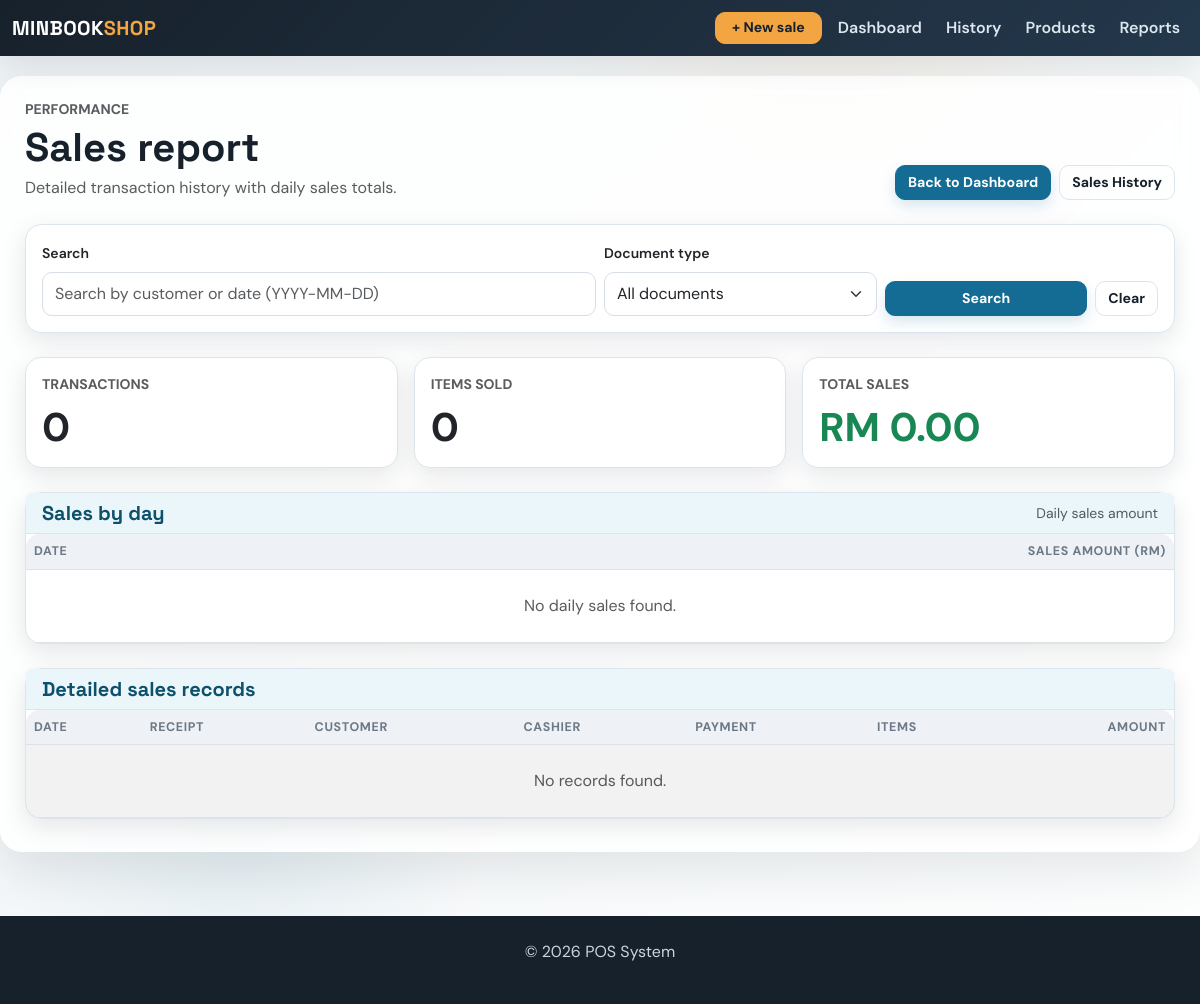
The app's page /sales/records, older data.
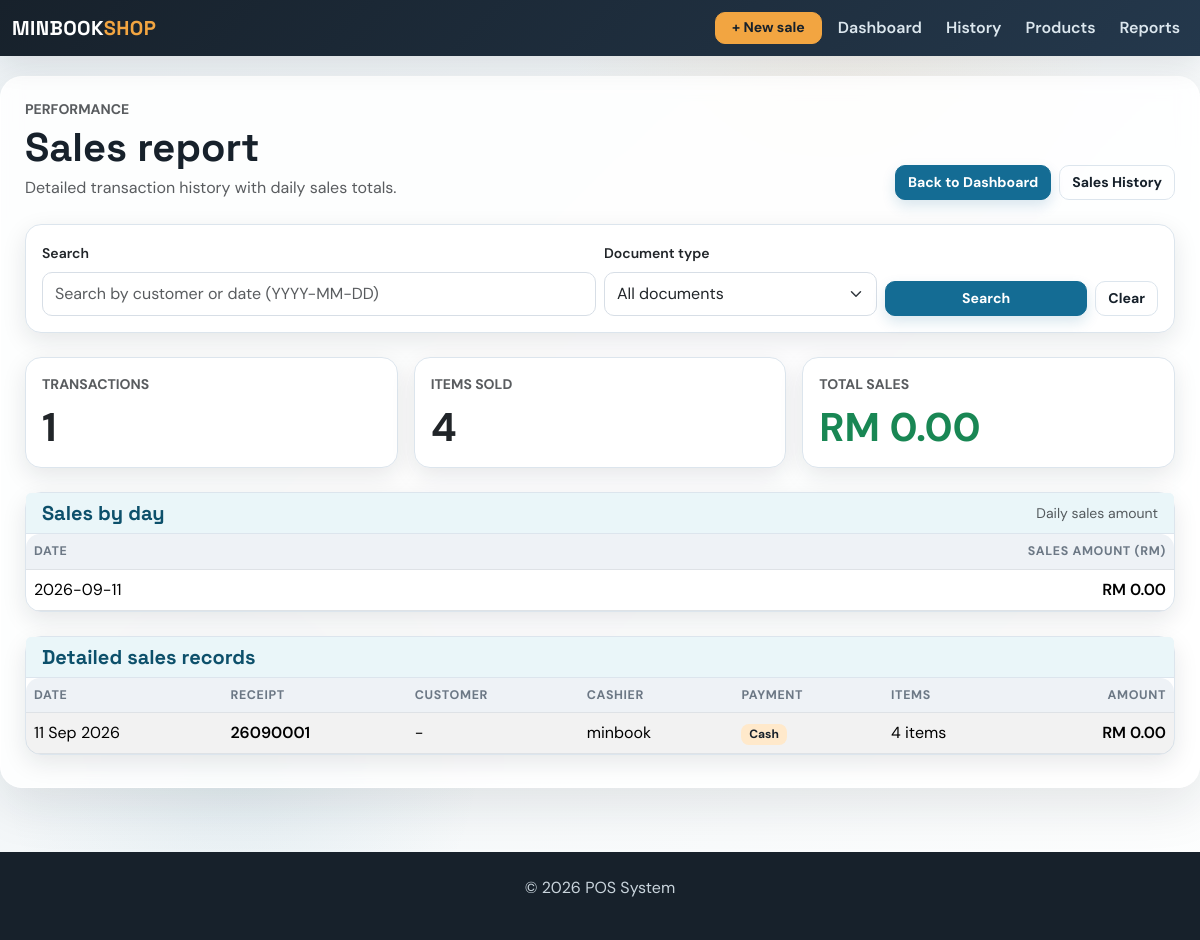
The same page, newer data.
### app/models.py (models this page shows, shortened)
class Sale(db.Model):
    id = db.Column(db.Integer, primary_key=True)
    amount = db.Column(db.Float, nullable=False)
    date = db.Column(db.Date, default=datetime.utcnow)
    user_id = db.Column(db.Integer, db.ForeignKey('user.id'), nullable=False)  # ForeignKey to User
    user = db.relationship('User', backref=db.backref('sales', lazy=True))  # Relationship with User
    product_id = db.Column(db.Integer, db.ForeignKey('product.id'), nullable=True)  # Legacy first product
    product = db.relationship('Product', backref=db.backref('sales', lazy=True))  # Relationship with Product
    quantity = db.Column(db.Integer, nullable=True)  # Legacy total quantity
    payment_method = db.Column(db.String(20), nullable=False, default='Cash')
    customer_name = db.Column(db.String(120), nullable=True)
    document_type = db.Column(db.String(20), nullable=False, default='receipt')
    discount = db.Column(db.Float, nullable=False, default=0.00)
    deposit = db.Column(db.Float, nullable=False, default=0.00)
    items = db.relationship('SaleItem', back_populates='sale', cascade='all, delete-orphan')

class User(db.Model):
    id = db.Column(db.Integer, primary_key=True)
    username = db.Column(db.String(100), unique=True, nullable=False)
    email = db.Column(db.String(120), unique=True, nullable=False)
    password = db.Column(db.String(200), nullable=False)
    role = db.Column(db.String(50), default='cashier')  # can be admin, manager, cashier

### app/routes.py (the view)
@main.route('/sales/records')
def sales_records():
    search_term = (request.args.get('search', '') or '').strip()
    selected_document_type = (request.args.get('document_type', '') or '').lower().strip()
    if selected_document_type not in {'receipt', 'invoice', ''}:
        selected_document_type = ''
    sales_query = Sale.query.order_by(Sale.date.desc(), Sale.id.desc())
    if selected_document_type:
        sales_query = sales_query.filter(Sale.document_type == selected_document_type)
    if search_term:
        try:
            parsed_date = datetime.strptime(search_term, '%Y-%m-%d').date()
            sales_query = sales_query.filter(Sale.date == parsed_date)
        except ValueError:
            sales_query = sales_query.filter(Sale.customer_name.ilike(f'%{search_term}%'))
    sales = sales_query.all()
    total_amount = round(sum(sale.amount for sale in sales), 2)
    total_items = sum(sum(item.quantity for item in sale.items) for sale in sales)
    daily_totals = {}
    for sale in sales:
        daily_key = sale.date.isoformat()
        daily_totals[daily_key] = round(daily_totals.get(daily_key, 0) + sale.amount, 2)
    daily_sales = [
        {'date': day, 'amount': round(amount, 2)}
        for day, amount in sorted(daily_totals.items(), key=lambda item: item[0], reverse=True)
    ]
    return render_template(
        'sales_records.html',
        sales=sales,
        search_term=search_term,
        total_sales=total_amount,
        total_transactions=len(sales),
        total_items=total_items,
        daily_sales=daily_sales,
        selected_document_type=selected_document_type,
    )

### app/routes.py (called while the page is built)
@main.app_context_processor
def inject_now():
    return {'current_year': datetime.now().year}

### app/templates/sales_records.html (shortened to what this page needs)
{% extends 'base.html' %}
{% block content %}
<div class="d-flex flex-wrap justify-content-between align-items-end gap-3 mb-4">
    <div>
        <p class="text-uppercase text-muted small fw-bold mb-1">Performance</p>
        <h1 class="mb-1">Sales report</h1>
        <p class="text-muted mb-0">Detailed transaction history with daily sales totals.</p>
    </div>
    <div class="d-flex gap-2">
        <a href="{{ url_for('main.dashboard') }}" class="btn btn-primary">Back to Dashboard</a>
        <a href="{{ url_for('main.sales') }}" class="btn btn-outline-secondary">Sales History</a>
    </div>
</div>
<div class="card mb-4">
    <div class="card-body">
        <form method="get" action="{{ url_for('main.sales_records') }}" class="row g-2 align-items-end">
            <div class="col-md-6">
                <label class="form-label small fw-semibold">Search</label>
                <input type="text" name="search" class="form-control" placeholder="Search by customer or date (YYYY-MM-DD)" value="{{ search_term }}">
            </div>
            <div class="col-md-3">
                <label class="form-label small fw-semibold">Document type</label>
                <select name="document_type" class="form-select">
                    <option value="">All documents</option>
                </select>
            </div>
            <div class="col-md-3 d-flex gap-2">
                <button class="btn btn-primary flex-grow-1" type="submit">Search</button>
                <a href="{{ url_for('main.sales_records') }}" class="btn btn-outline-secondary">Clear</a>
            </div>
        </form>
    </div>
</div>
<div class="row g-3 mb-4">
    <div class="col-md-4">
        <div class="card h-100">
            <div class="card-body">
                <div class="text-uppercase text-muted small fw-bold">Transactions</div>
                <div class="display-6 fw-bold mt-2">{{ total_transactions }}</div>
            </div>
        </div>
    </div>
    <div class="col-md-4">
        <div class="card h-100">
            <div class="card-body">
                <div class="text-uppercase text-muted small fw-bold">Items Sold</div>
                <div class="display-6 fw-bold mt-2">{{ total_items }}</div>
            </div>
        </div>
    </div>
    <div class="col-md-4">
        <div class="card h-100">
            <div class="card-body">
                <div class="text-uppercase text-muted small fw-bold">Total Sales</div>
                <div class="display-6 fw-bold mt-2 text-success">RM {{ '{:,.2f}'.format(total_sales) }}</div>
            </div>
        </div>
    </div>
</div>
<div class="card mb-4">
    <div class="card-header d-flex justify-content-between align-items-center">
        <h5 class="mb-0">Sales by day</h5>
        <span class="small text-muted">Daily sales amount</span>
    </div>
    <div class="table-responsive">
        <table class="table mb-0">
            <thead>
                <tr>
                    <th>Date</th>
                    <th class="text-end">Sales Amount (RM)</th>
                </tr>
            </thead>
            <tbody>
                {% for day in daily_sales %}
                <tr>
                    <td>{{ day.date }}</td>
                    <td class="text-end fw-semibold">RM {{ '{:,.2f}'.format(day.amount) }}</td>
                </tr>
                {% else %}
                <tr>
                    <td colspan="2" class="text-center text-muted py-4">No daily sales found.</td>
                </tr>
                {% endfor %}
            </tbody>
        </table>
    </div>
</div>
<div class="card">
    <div class="card-header">
        <h5 class="mb-0">Detailed sales records</h5>
    </div>
    <div class="table-responsive">
        <table class="table table-striped mb-0 align-middle">
            <thead>
                <tr>
                    <th>Date</th>
                    <th>{{ 'Invoice' if selected_document_type == 'invoice' else 'Receipt' }}</th>
                    <th>Customer</th>
                    <th>Cashier</th>
                    <th>Payment</th>
                    <th>Items</th>
                    <th class="text-end">Amount</th>
                </tr>
            </thead>
            <tbody>
                {% for sale in sales %}
                <tr>
                    <td>{{ sale.date.strftime('%d %b %Y') }}</td>
                    <td class="fw-semibold">{% if sale.document_type == 'invoice' %}{{ sale.date.strftime('%y%m') }}{{ '%04d'|format(sale.id) }}{% else %}{{ sale.date.strftime('%y%m') }}{{ '%04d'|format(sale.id) }}{% endif %}</td>
                    <td>{{ sale.customer_name or '-' }}</td>
                    <td>{{ sale.user.username if sale.user else '-' }}</td>
                    <td><span class="badge text-bg-light">{{ sale.payment_method }}</span></td>
                    <td>{{ sale.items|length }} item{{ 's' if sale.items|length != 1 else '' }}</td>
                    <td class="text-end fw-semibold">RM {{ '{:,.2f}'.format(sale.amount) }}</td>
                </tr>
                {% else %}
                <tr>
                    <td colspan="7" class="text-center text-muted py-4">No records found.</td>
                </tr>
                {% endfor %}
            </tbody>
        </table>
    </div>
</div>
{% endblock %}

### app/templates/base.html (shortened to what this page needs)
<!DOCTYPE html>
<html lang="en">
<head>
    <link href="https://cdn.jsdelivr.net/npm/bootstrap@5.3.3/dist/css/bootstrap.min.css" rel="stylesheet">
</head>
<body>
<nav class="navbar navbar-expand-lg navbar-dark bg-dark fixed-top">
    <div class="container-fluid">
        <a class="navbar-brand" href="{{ url_for('main.dashboard') }}">MINBOOK<span class="text-warning">SHOP</span></a>
        <div class="collapse navbar-collapse" id="navbarNavDropdown">
            <ul class="navbar-nav ms-auto align-items-lg-center gap-lg-2">
                <li class="nav-item"><a class="btn btn-warning btn-sm px-3" href="{{ url_for('main.add_sale') }}">+ New sale</a></li>
                <li class="nav-item"><a class="nav-link" href="{{ url_for('main.dashboard') }}">Dashboard</a></li>
                <li class="nav-item">
                    <a class="nav-link" href="{{ url_for('main.sales') }}">History</a>
                </li>
                <li class="nav-item">
                    <a class="nav-link" href="{{ url_for('main.products') }}">Products</a>
                </li>
                <li class="nav-item"><a class="nav-link" href="{{ url_for('main.revenue') }}">Reports</a></li>
            </ul>
        </div>
    </div>
</nav>
<div class="container page-shell">
    {% block content %}
    {% endblock %}
</div>
<footer class="text-center">
    <div class="container">
        <p>&copy; {{ current_year if current_year else "2025" }} POS System </p>
    </div>
</footer>
</body>
</html>

### app/templates/base.html (style rules this page uses)
:root { --ink: #17212b; --muted: #6c7885; --paper: #eef3f6; --line: #dce5ed; --brand: #146c94; --brand-dark: #0d506b; --brand-soft: #eaf6f9; --accent: #f2a541; --accent-soft: #ffe9cb; --success: #2d936c; --success-soft: #dff8ee; --danger: #b84b45; --shadow: rgba(23,33,43,.10); --table-head: #eef2f6; }
* { box-sizing: border-box; }
body { padding-top: 76px; background: radial-gradient(circle at 70% 0%, rgba(242,165,65,.08), transparent 22%), radial-gradient(circle at 20% 80%, rgba(20,108,148,.08), transparent 20%), linear-gradient(135deg, var(--paper), #fdfefe); color: var(--ink); font-family: 'DM Sans', sans-serif; }
h1, h2, h3, h4, h5, .navbar-brand { font-family: 'Space Grotesk', sans-serif; font-weight: 700; }
.navbar { background: linear-gradient(135deg, #17212b, #24384c) !important; box-shadow: 0 8px 30px var(--shadow); }
.navbar-brand { letter-spacing: .02em; color: #fff !important; }
.navbar-brand .text-warning { color: var(--accent) !important; }
.nav-link { color: #dce7ee !important; font-weight: 600; }
.page-shell { max-width: 1240px; background: rgba(255,255,255,.84); border: 1px solid rgba(255,255,255,.8); border-radius: 22px; padding: 22px 24px 32px; box-shadow: 0 18px 50px var(--shadow); backdrop-filter: blur(10px); }
.card { border: 1px solid var(--line); border-radius: 16px; box-shadow: 0 8px 24px var(--shadow); background-color: #fff; }
.card-header { background: var(--brand-soft); border-bottom: 1px solid var(--line); color: var(--brand-dark); }
.card-header h5 { color: var(--brand-dark); font-family: 'Space Grotesk', sans-serif; font-weight: 700; }
.btn { border-radius: 10px; font-weight: 700; font-size: .88rem; transition: all .2s ease; }
.btn-primary { background: var(--brand); border-color: var(--brand); box-shadow: 0 6px 14px rgba(20,108,148,.16); }
.btn-warning { background: var(--accent); border-color: var(--accent); color: #17212b; }
.btn-outline-secondary { border-color: var(--line); color: var(--ink); }
.form-control, .form-select { border-color: #d7dee6; min-height: 44px; border-radius: 10px; }
.table { --bs-table-bg: transparent; vertical-align: middle; }
.table thead th { color: var(--muted); background: var(--table-head); font-size: .78rem; letter-spacing: .05em; text-transform: uppercase; border-bottom-width: 1px; }
.table tbody tr { transition: background-color .2s ease, transform .2s ease; }
.table-responsive { border-radius: 14px; }
footer { background: #17212b; color: #c9d4dc; padding: 24px 0; margin-top: 64px; }
.badge { border-radius: 8px; font-weight: 700; }
.text-bg-light { background: var(--accent-soft) !important; color: var(--ink) !important; }

Row changes from the older to the newer data that the page shows:
added Sale: date "11 Sep 2026", date "2609", id "0001", customer_name "-", user "minbook", payment_method "Cash", items|length "4", items "s", amount "0.00"
Text that changed along with them:
{{ total_transactions }}: "0" → "1"
{{ total_items }}: "0" → "4"
new list line: "2026-09-11 RM 0.00"
text no longer shown: "No daily sales found. No records found."
